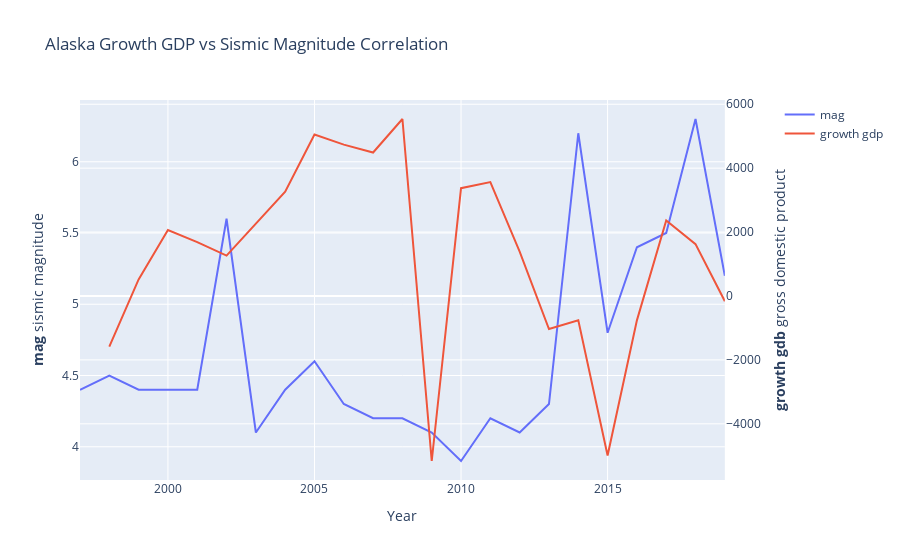
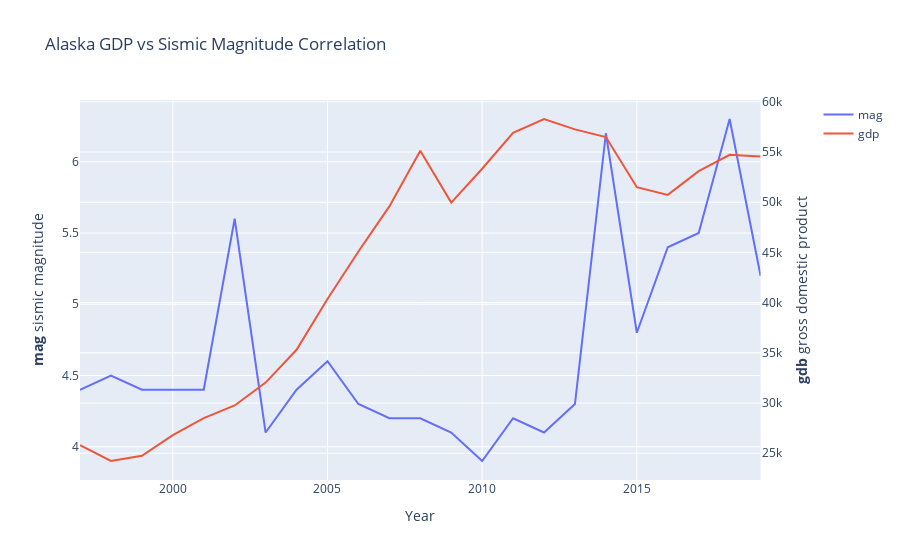
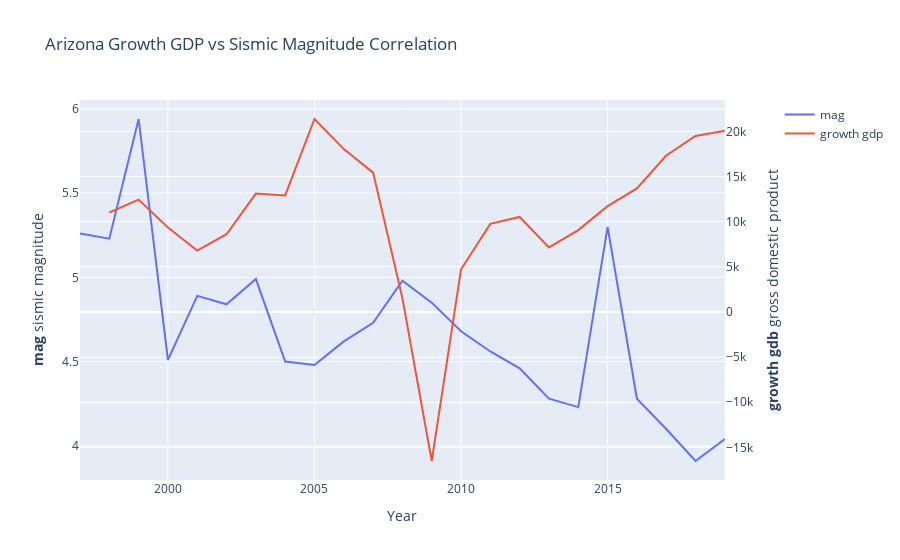
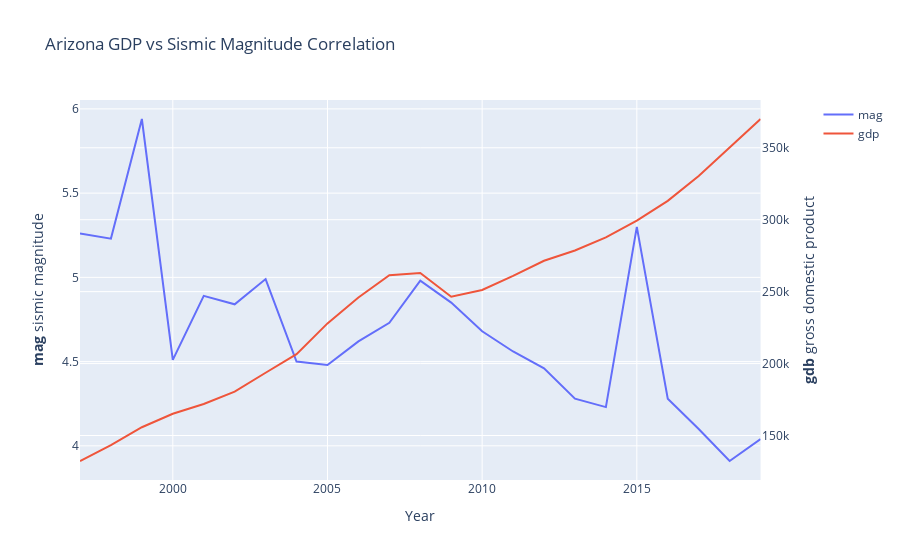

The notebook cell these images were saved under, in order:
### Markdown cell above
There are 50 States to analyse so I have taken the more representative cases that can summarize the distinct cases in a data sense:
* **Alaska:** We can see a soft visual correlation between peaks of ML and minimum values of Growth of GDP (can be seen but in a lower sense for Net GDP). Nevertheless, there are some mimiumm values that cannot be explained by seismic mangnitude evolution.
* **Arizona:** In the other hand we see the Arizona case where any variable (growth of GDP or GDP) have a visual correlation with the changes in the GDP.
* **California:** The magnitude of seismics (ML) is more or les doing the same curve than the Growth GDP (except last years) it can be explained California is one of the wealthest states of USA and can be better prepared for this events.
* **Colorado, Oregon, Washington:** Regarding these State can be similar than California but some down/up peaks of GDP can be explained with the seismic events (or at least they're correlated in a visual way).
* **Connecticut:** For Connecticut, we can see there are not enought data to get a conclusion. Even we can see we don't have data for all the years, there for we cannot have a curve of Growth GDP...
* **Arkansas:** For Arkansas we can see graphically a big correlation btween the growth and the peak of seismic values. But we have less than 10 years of data...
* **Alabama:** We can see clearly that there's no enough data to get any conclusion.
* **Hawaii:** For Hawaii State we see that earthquake events doesn't affect to the Net GDP and It seems that also doesn't affect clearly to the growth of GDP.
* **New Mexico:** There is no any correlation between any variable, at least visually. But as well there's enough years to get a conclusion.

*Note: I have taken states in the west coast (due to they're nearer San Andres Fault) or states that can be worst affected by a earthquake, keeping the distinct cases can happen.*

### Code cell
states_interested = ['Alaska','Arizona',
                     'California','Colorado','Oregon','Washington',
                     'Connecticut',
                     'Arkansas','Alabama',
                     'Hawaii','New Mexico']

for i in states_interested:
    print(i,'State --------------------------------------')
    graphs[i]['growth_gdp'].show()
    graphs[i]['gdp'].show()
    print('----------------------------------------------------\n')

### Figure 1 — Plotly figure (JSON) as saved in the notebook; plotly's stock layout.template omitted (floating-point values rounded to 4 significant figures)
{"data": [{"name": "mag", "type": "scatter", "x": [1997, 1998, 1999, 2000, 2001, 2002, 2003, 2004, 2005, 2006, 2007, 2008, 2009, 2010, 2011, 2012, 2013, 2014, 2015, 2016, 2017, 2018, 2019], "xaxis": "x", "y": [4.4, 4.5, 4.4, 4.4, 4.4, 5.6, 4.1, 4.4, 4.6, 4.3, 4.2, 4.2, 4.1, 3.9, 4.2, 4.1, 4.3, 6.2, 4.8, 5.4, 5.5, 6.3, 5.2], "yaxis": "y"}, {"name": "growth gdp", "type": "scatter", "x": [1997, 1998, 1999, 2000, 2001, 2002, 2003, 2004, 2005, 2006, 2007, 2008, 2009, 2010, 2011, 2012, 2013, 2014, 2015, 2016, 2017, 2018, 2019], "xaxis": "x", "y": [null, -1583.0, 516.8, 2062.0, 1687.0, 1263.0, 2281.0, 3265.0, 5054.0, 4738.0, 4490.0, 5539.0, -5165.0, 3374.0, 3565.0, 1387.0, -1036.0, -762.8, -4994.0, -763.2, 2362.0, 1622.0, -164.6], "yaxis": "y2"}], "layout": {"title": {"text": "Alaska Growth GDP vs Sismic Magnitude Correlation"}, "xaxis": {"anchor": "y", "domain": [0, 0.94], "title": {"text": "Year"}}, "yaxis": {"anchor": "x", "domain": [0, 1], "title": {"text": "<b>mag</b> sismic magnitude"}}, "yaxis2": {"anchor": "x", "overlaying": "y", "side": "right", "title": {"text": "<b>growth gdb</b> gross domestic product"}}}}

### Figure 2 — Plotly figure (JSON) as saved in the notebook; plotly's stock layout.template omitted (floating-point values rounded to 4 significant figures)
{"data": [{"name": "mag", "type": "scatter", "x": [1997, 1998, 1999, 2000, 2001, 2002, 2003, 2004, 2005, 2006, 2007, 2008, 2009, 2010, 2011, 2012, 2013, 2014, 2015, 2016, 2017, 2018, 2019], "xaxis": "x", "y": [4.4, 4.5, 4.4, 4.4, 4.4, 5.6, 4.1, 4.4, 4.6, 4.3, 4.2, 4.2, 4.1, 3.9, 4.2, 4.1, 4.3, 6.2, 4.8, 5.4, 5.5, 6.3, 5.2], "yaxis": "y"}, {"name": "gdp", "type": "scatter", "x": [1997, 1998, 1999, 2000, 2001, 2002, 2003, 2004, 2005, 2006, 2007, 2008, 2009, 2010, 2011, 2012, 2013, 2014, 2015, 2016, 2017, 2018, 2019], "xaxis": "x", "y": [25810.0, 24230.0, 24740.0, 26810.0, 28490.0, 29760.0, 32040.0, 35300.0, 40360.0, 45090.0, 49580.0, 55120.0, 49960.0, 53330.0, 56900.0, 58280.0, 57250.0, 56480.0, 51490.0, 50730.0, 53090.0, 54710.0, 54550.0], "yaxis": "y2"}], "layout": {"title": {"text": "Alaska GDP vs Sismic Magnitude Correlation"}, "xaxis": {"anchor": "y", "domain": [0, 0.94], "title": {"text": "Year"}}, "yaxis": {"anchor": "x", "domain": [0, 1], "title": {"text": "<b>mag</b> sismic magnitude"}}, "yaxis2": {"anchor": "x", "overlaying": "y", "side": "right", "title": {"text": "<b>gdb</b> gross domestic product"}}}}

### Figure 3 — Plotly figure (JSON) as saved in the notebook; plotly's stock layout.template omitted (floating-point values rounded to 4 significant figures)
{"data": [{"name": "mag", "type": "scatter", "x": [1997, 1998, 1999, 2000, 2001, 2002, 2003, 2004, 2005, 2006, 2007, 2008, 2009, 2010, 2011, 2012, 2013, 2014, 2015, 2016, 2017, 2018, 2019], "xaxis": "x", "y": [5.26, 5.23, 5.94, 4.51, 4.89, 4.84, 4.99, 4.5, 4.48, 4.62, 4.73, 4.98, 4.85, 4.68, 4.56, 4.46, 4.28, 4.23, 5.3, 4.28, 4.1, 3.91, 4.04], "yaxis": "y"}, {"name": "growth gdp", "type": "scatter", "x": [1997, 1998, 1999, 2000, 2001, 2002, 2003, 2004, 2005, 2006, 2007, 2008, 2009, 2010, 2011, 2012, 2013, 2014, 2015, 2016, 2017, 2018, 2019], "xaxis": "x", "y": [null, 11020.0, 12450.0, 9355.0, 6799.0, 8613.0, 13110.0, 12910.0, 21370.0, 18040.0, 15435, 1534, -16500.0, 4729.0, 9763.0, 10520.0, 7152.0, 9075.0, 11730.0, 13690.0, 17330.0, 19490.0, 20080.0], "yaxis": "y2"}], "layout": {"title": {"text": "Arizona Growth GDP vs Sismic Magnitude Correlation"}, "xaxis": {"anchor": "y", "domain": [0, 0.94], "title": {"text": "Year"}}, "yaxis": {"anchor": "x", "domain": [0, 1], "title": {"text": "<b>mag</b> sismic magnitude"}}, "yaxis2": {"anchor": "x", "overlaying": "y", "side": "right", "title": {"text": "<b>growth gdb</b> gross domestic product"}}}}

### Figure 4 — Plotly figure (JSON) as saved in the notebook; plotly's stock layout.template omitted (floating-point values rounded to 4 significant figures)
{"data": [{"name": "mag", "type": "scatter", "x": [1997, 1998, 1999, 2000, 2001, 2002, 2003, 2004, 2005, 2006, 2007, 2008, 2009, 2010, 2011, 2012, 2013, 2014, 2015, 2016, 2017, 2018, 2019], "xaxis": "x", "y": [5.26, 5.23, 5.94, 4.51, 4.89, 4.84, 4.99, 4.5, 4.48, 4.62, 4.73, 4.98, 4.85, 4.68, 4.56, 4.46, 4.28, 4.23, 5.3, 4.28, 4.1, 3.91, 4.04], "yaxis": "y"}, {"name": "gdp", "type": "scatter", "x": [1997, 1998, 1999, 2000, 2001, 2002, 2003, 2004, 2005, 2006, 2007, 2008, 2009, 2010, 2011, 2012, 2013, 2014, 2015, 2016, 2017, 2018, 2019], "xaxis": "x", "y": [132281, 143300.0, 155800.0, 165100.0, 171900.0, 180500.0, 193600.0, 206500.0, 227900.0, 245957, 261392, 262926, 246400.0, 251153, 260900.0, 271440, 278600.0, 287700.0, 299400.0, 313100.0, 330400.0, 349900.0, 370000.0], "yaxis": "y2"}], "layout": {"title": {"text": "Arizona GDP vs Sismic Magnitude Correlation"}, "xaxis": {"anchor": "y", "domain": [0, 0.94], "title": {"text": "Year"}}, "yaxis": {"anchor": "x", "domain": [0, 1], "title": {"text": "<b>mag</b> sismic magnitude"}}, "yaxis2": {"anchor": "x", "overlaying": "y", "side": "right", "title": {"text": "<b>gdb</b> gross domestic product"}}}}
